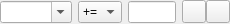
<?xml version="1.0" encoding="UTF-8"?>
<ui version="4.0">
 <class>GGActionEditorWidget</class>
 <widget class="QWidget" name="GGActionEditorWidget">
  <property name="geometry">
   <rect>
    <x>0</x>
    <y>0</y>
    <width>230</width>
    <height>24</height>
   </rect>
  </property>
  <property name="windowTitle">
   <string>Form</string>
  </property>
  <layout class="QVBoxLayout" name="verticalLayout">
   <property name="leftMargin">
    <number>0</number>
   </property>
   <property name="topMargin">
    <number>0</number>
   </property>
   <property name="rightMargin">
    <number>0</number>
   </property>
   <property name="bottomMargin">
    <number>0</number>
   </property>
   <item>
    <widget class="QStackedWidget" name="stackedWidget">
     <property name="currentIndex">
      <number>0</number>
     </property>
     <widget class="QWidget" name="pageEdit">
      <layout class="QHBoxLayout" name="horizontalLayout_3">
       <property name="leftMargin">
        <number>0</number>
       </property>
       <property name="topMargin">
        <number>0</number>
       </property>
       <property name="rightMargin">
        <number>0</number>
       </property>
       <property name="bottomMargin">
        <number>0</number>
       </property>
       <item>
        <widget class="QComboBox" name="cmbVar">
         <property name="editable">
          <bool>true</bool>
         </property>
         <property name="insertPolicy">
          <enum>QComboBox::NoInsert</enum>
         </property>
        </widget>
       </item>
       <item>
        <widget class="QComboBox" name="cmbOp">
         <item>
          <property name="text">
           <string notr="true">+=</string>
          </property>
         </item>
         <item>
          <property name="text">
           <string notr="true">-=</string>
          </property>
         </item>
         <item>
          <property name="text">
           <string notr="true">*=</string>
          </property>
         </item>
         <item>
          <property name="text">
           <string notr="true">/=</string>
          </property>
         </item>
         <item>
          <property name="text">
           <string notr="true">=</string>
          </property>
         </item>
         <item>
          <property name="text">
           <string notr="true">X</string>
          </property>
         </item>
        </widget>
       </item>
       <item>
        <widget class="QLineEdit" name="txtVal"/>
       </item>
       <item>
        <layout class="QHBoxLayout" name="horizontalLayout">
         <property name="spacing">
          <number>0</number>
         </property>
         <item>
          <widget class="QToolButton" name="btnOk">
           <property name="text">
            <string notr="true"/>
           </property>
          </widget>
         </item>
         <item>
          <widget class="QToolButton" name="btnAbort">
           <property name="text">
            <string notr="true"/>
           </property>
          </widget>
         </item>
        </layout>
       </item>
      </layout>
     </widget>
     <widget class="QWidget" name="pageView">
      <layout class="QHBoxLayout" name="horizontalLayout_2">
       <property name="leftMargin">
        <number>0</number>
       </property>
       <property name="topMargin">
        <number>0</number>
       </property>
       <property name="rightMargin">
        <number>0</number>
       </property>
       <property name="bottomMargin">
        <number>0</number>
       </property>
       <item>
        <widget class="QLabel" name="lblView">
         <property name="text">
          <string notr="true">VIEW</string>
         </property>
        </widget>
       </item>
       <item>
        <spacer name="horizontalSpacer_2">
         <property name="orientation">
          <enum>Qt::Horizontal</enum>
         </property>
         <property name="sizeType">
          <enum>QSizePolicy::Minimum</enum>
         </property>
         <property name="sizeHint" stdset="0">
          <size>
           <width>40</width>
           <height>20</height>
          </size>
         </property>
        </spacer>
       </item>
       <item>
        <widget class="QToolButton" name="btnEdit">
         <property name="text">
          <string>...</string>
         </property>
        </widget>
       </item>
       <item>
        <spacer name="horizontalSpacer">
         <property name="orientation">
          <enum>Qt::Horizontal</enum>
         </property>
         <property name="sizeHint" stdset="0">
          <size>
           <width>40</width>
           <height>20</height>
          </size>
         </property>
        </spacer>
       </item>
      </layout>
     </widget>
    </widget>
   </item>
  </layout>
 </widget>
 <resources/>
 <connections/>
 <slots>
  <signal>actionUpdated(GGAction)</signal>
  <slot>setAction(GGAction)</slot>
 </slots>
</ui>
